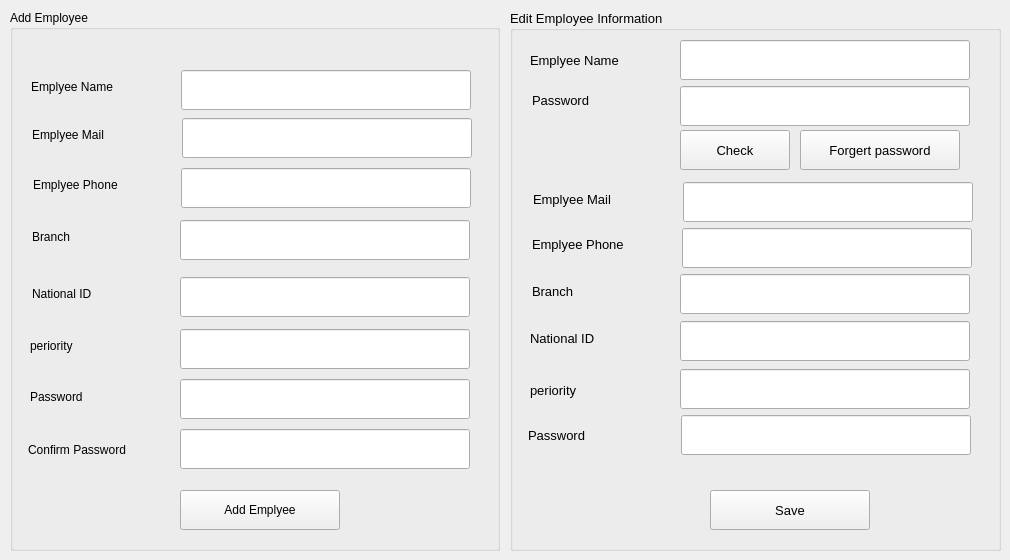
      <widget class="QWidget" name="tab_20">
       <attribute name="title">
        <string>Employee</string>
       </attribute>
       <widget class="QGroupBox" name="groupBox_6">
        <property name="geometry">
         <rect>
          <x>10</x>
          <y>10</y>
          <width>490</width>
          <height>541</height>
         </rect>
        </property>
        <property name="title">
         <string>Add Employee</string>
        </property>
        <widget class="QLineEdit" name="lineEdit_35">
         <property name="geometry">
          <rect>
           <x>171</x>
           <y>60</y>
           <width>290</width>
           <height>40</height>
          </rect>
         </property>
        </widget>
        <widget class="QLabel" name="label_26">
         <property name="geometry">
          <rect>
           <x>21</x>
           <y>57</y>
           <width>130</width>
           <height>40</height>
          </rect>
         </property>
         <property name="text">
          <string>Emplyee Name</string>
         </property>
        </widget>
        <widget class="QLineEdit" name="lineEdit_36">
         <property name="geometry">
          <rect>
           <x>172</x>
           <y>108</y>
           <width>290</width>
           <height>40</height>
          </rect>
         </property>
        </widget>
        <widget class="QLabel" name="label_28">
         <property name="geometry">
          <rect>
           <x>22</x>
           <y>105</y>
           <width>130</width>
           <height>40</height>
          </rect>
         </property>
         <property name="text">
          <string>Emplyee Mail</string>
         </property>
        </widget>
        <widget class="QLineEdit" name="lineEdit_37">
         <property name="geometry">
          <rect>
           <x>171</x>
           <y>158</y>
           <width>290</width>
           <height>40</height>
          </rect>
         </property>
        </widget>
        <widget class="QLabel" name="label_29">
         <property name="geometry">
          <rect>
           <x>23</x>
           <y>155</y>
           <width>130</width>
           <height>40</height>
          </rect>
         </property>
         <property name="text">
          <string>Emplyee Phone</string>
         </property>
        </widget>
        <widget class="QLineEdit" name="lineEdit_38">
         <property name="geometry">
          <rect>
           <x>170</x>
           <y>267</y>
           <width>290</width>
           <height>40</height>
          </rect>
         </property>
        </widget>
        <widget class="QLabel" name="label_30">
         <property name="geometry">
          <rect>
           <x>22</x>
           <y>264</y>
           <width>130</width>
           <height>40</height>
          </rect>
         </property>
         <property name="text">
          <string>National ID</string>
         </property>
        </widget>
        <widget class="QLineEdit" name="lineEdit_39">
         <property name="geometry">
          <rect>
           <x>170</x>
           <y>369</y>
           <width>290</width>
           <height>40</height>
          </rect>
         </property>
        </widget>
        <widget class="QLabel" name="label_31">
         <property name="geometry">
          <rect>
           <x>20</x>
           <y>367</y>
           <width>130</width>
           <height>40</height>
          </rect>
         </property>
         <property name="text">
          <string>Password</string>
         </property>
        </widget>
        <widget class="QLineEdit" name="lineEdit_40">
         <property name="geometry">
          <rect>
           <x>170</x>
           <y>419</y>
           <width>290</width>
           <height>40</height>
          </rect>
         </property>
        </widget>
        <widget class="QLabel" name="label_32">
         <property name="geometry">
          <rect>
           <x>18</x>
           <y>420</y>
           <width>150</width>
           <height>40</height>
          </rect>
         </property>
         <property name="text">
          <string>Confirm Password</string>
         </property>
        </widget>
        <widget class="QPushButton" name="pushButton_28">
         <property name="geometry">
          <rect>
           <x>170</x>
           <y>480</y>
           <width>160</width>
           <height>40</height>
          </rect>
         </property>
         <property name="text">
          <string>Add Emplyee</string>
         </property>
        </widget>
        <widget class="QLabel" name="label_46">
         <property name="geometry">
          <rect>
           <x>20</x>
           <y>316</y>
           <width>130</width>
           <height>40</height>
          </rect>
         </property>
         <property name="text">
          <string>periority</string>
         </property>
        </widget>
        <widget class="QLineEdit" name="lineEdit_53">
         <property name="geometry">
          <rect>
           <x>170</x>
           <y>319</y>
           <width>290</width>
           <height>40</height>
          </rect>
         </property>
        </widget>
        <widget class="QLineEdit" name="lineEdit_43">
         <property name="geometry">
          <rect>
           <x>170</x>
           <y>210</y>
           <width>290</width>
           <height>40</height>
          </rect>
         </property>
        </widget>
        <widget class="QLabel" name="label_36">
         <property name="geometry">
          <rect>
           <x>22</x>
           <y>207</y>
           <width>130</width>
           <height>40</height>
          </rect>
         </property>
         <property name="text">
          <string>Branch</string>
         </property>
        </widget>
       </widget>
       <widget class="QGroupBox" name="groupBox_7">
        <property name="geometry">
         <rect>
          <x>510</x>
          <y>10</y>
          <width>491</width>
          <height>541</height>
         </rect>
        </property>
        <property name="font">
         <font>
          <family>MS Shell Dlg 2</family>
          <pointsize>10</pointsize>
          <weight>9</weight>
          <italic>false</italic>
          <bold>false</bold>
         </font>
        </property>
        <property name="title">
         <string>Edit Employee Information</string>
        </property>
        <widget class="QLineEdit" name="lineEdit_47">
         <property name="geometry">
          <rect>
           <x>170</x>
           <y>30</y>
           <width>290</width>
           <height>40</height>
          </rect>
         </property>
        </widget>
        <widget class="QLabel" name="label_39">
         <property name="geometry">
          <rect>
           <x>20</x>
           <y>30</y>
           <width>130</width>
           <height>40</height>
          </rect>
         </property>
         <property name="text">
          <string>Emplyee Name</string>
         </property>
        </widget>
        <widget class="QLineEdit" name="lineEdit_48">
         <property name="geometry">
          <rect>
           <x>170</x>
           <y>76</y>
           <width>290</width>
           <height>40</height>
          </rect>
         </property>
        </widget>
        <widget class="QLabel" name="label_40">
         <property name="geometry">
          <rect>
           <x>22</x>
           <y>70</y>
           <width>130</width>
           <height>40</height>
          </rect>
         </property>
         <property name="text">
          <string>Password</string>
         </property>
        </widget>
        <widget class="QLineEdit" name="lineEdit_49">
         <property name="geometry">
          <rect>
           <x>173</x>
           <y>172</y>
           <width>290</width>
           <height>40</height>
          </rect>
         </property>
        </widget>
        <widget class="QLabel" name="label_41">
         <property name="geometry">
          <rect>
           <x>23</x>
           <y>169</y>
           <width>130</width>
           <height>40</height>
          </rect>
         </property>
         <property name="text">
          <string>Emplyee Mail</string>
         </property>
        </widget>
        <widget class="QLineEdit" name="lineEdit_50">
         <property name="geometry">
          <rect>
           <x>172</x>
           <y>218</y>
           <width>290</width>
           <height>40</height>
          </rect>
         </property>
        </widget>
        <widget class="QLabel" name="label_42">
         <property name="geometry">
          <rect>
           <x>22</x>
           <y>214</y>
           <width>130</width>
           <height>40</height>
          </rect>
         </property>
         <property name="text">
          <string>Emplyee Phone</string>
         </property>
        </widget>
        <widget class="QLineEdit" name="lineEdit_51">
         <property name="geometry">
          <rect>
           <x>170</x>
           <y>311</y>
           <width>290</width>
           <height>40</height>
          </rect>
         </property>
        </widget>
        <widget class="QLabel" name="label_43">
         <property name="geometry">
          <rect>
           <x>20</x>
           <y>308</y>
           <width>130</width>
           <height>40</height>
          </rect>
         </property>
         <property name="text">
          <string>National ID</string>
         </property>
        </widget>
        <widget class="QLineEdit" name="lineEdit_52">
         <property name="geometry">
          <rect>
           <x>171</x>
           <y>405</y>
           <width>290</width>
           <height>40</height>
          </rect>
         </property>
        </widget>
        <widget class="QLabel" name="label_44">
         <property name="geometry">
          <rect>
           <x>18</x>
           <y>405</y>
           <width>80</width>
           <height>40</height>
          </rect>
         </property>
         <property name="text">
          <string>Password</string>
         </property>
        </widget>
        <widget class="QPushButton" name="pushButton_31">
         <property name="geometry">
          <rect>
           <x>170</x>
           <y>120</y>
           <width>110</width>
           <height>40</height>
          </rect>
         </property>
         <property name="text">
          <string>Check</string>
         </property>
        </widget>
        <widget class="QPushButton" name="pushButton_34">
         <property name="geometry">
          <rect>
           <x>290</x>
           <y>120</y>
           <width>160</width>
           <height>40</height>
          </rect>
         </property>
         <property name="text">
          <string>Forgert password</string>
         </property>
        </widget>
        <widget class="QPushButton" name="pushButton_30">
         <property name="geometry">
          <rect>
           <x>200</x>
           <y>480</y>
           <width>160</width>
           <height>40</height>
          </rect>
         </property>
         <property name="text">
          <string>Save</string>
         </property>
        </widget>
        <widget class="QLabel" name="label_47">
         <property name="geometry">
          <rect>
           <x>20</x>
           <y>360</y>
           <width>130</width>
           <height>40</height>
          </rect>
         </property>
         <property name="text">
          <string>periority</string>
         </property>
        </widget>
        <widget class="QLineEdit" name="lineEdit_54">
         <property name="geometry">
          <rect>
           <x>170</x>
           <y>359</y>
           <width>290</width>
           <height>40</height>
          </rect>
         </property>
        </widget>
        <widget class="QLabel" name="label_37">
         <property name="geometry">
          <rect>
           <x>22</x>
           <y>261</y>
           <width>130</width>
           <height>40</height>
          </rect>
         </property>
         <property name="text">
          <string>Branch</string>
         </property>
        </widget>
        <widget class="QLineEdit" name="lineEdit_44">
         <property name="geometry">
          <rect>
           <x>170</x>
           <y>264</y>
           <width>290</width>
           <height>40</height>
          </rect>
         </property>
        </widget>
       </widget>
      </widget>
